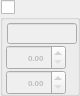
      <widget class="QGroupBox" name="groupBox_gb_check_karetel_1">
       <property name="geometry">
        <rect>
         <x>76</x>
         <y>81</y>
         <width>80</width>
         <height>96</height>
        </rect>
       </property>
       <property name="title">
        <string/>
       </property>
       <property name="checkable">
        <bool>true</bool>
       </property>
       <property name="checked">
        <bool>false</bool>
       </property>
       <widget class="QDoubleSpinBox" name="doubleSpinBox_karetel12">
        <property name="geometry">
         <rect>
          <x>6</x>
          <y>70</y>
          <width>60</width>
          <height>25</height>
         </rect>
        </property>
        <property name="font">
         <font>
          <pointsize>6</pointsize>
          <weight>75</weight>
          <bold>true</bold>
         </font>
        </property>
        <property name="layoutDirection">
         <enum>Qt::LeftToRight</enum>
        </property>
        <property name="autoFillBackground">
         <bool>false</bool>
        </property>
        <property name="alignment">
         <set>Qt::AlignRight|Qt::AlignTrailing|Qt::AlignVCenter</set>
        </property>
        <property name="decimals">
         <number>2</number>
        </property>
        <property name="maximum">
         <double>1000.000000000000000</double>
        </property>
        <property name="singleStep">
         <double>0.100000000000000</double>
        </property>
       </widget>
       <widget class="QDoubleSpinBox" name="doubleSpinBox_karetel11">
        <property name="geometry">
         <rect>
          <x>6</x>
          <y>45</y>
          <width>60</width>
          <height>25</height>
         </rect>
        </property>
        <property name="font">
         <font>
          <pointsize>6</pointsize>
          <weight>75</weight>
          <bold>true</bold>
         </font>
        </property>
        <property name="layoutDirection">
         <enum>Qt::LeftToRight</enum>
        </property>
        <property name="autoFillBackground">
         <bool>false</bool>
        </property>
        <property name="alignment">
         <set>Qt::AlignRight|Qt::AlignTrailing|Qt::AlignVCenter</set>
        </property>
        <property name="decimals">
         <number>2</number>
        </property>
        <property name="maximum">
         <double>1000.000000000000000</double>
        </property>
        <property name="singleStep">
         <double>0.100000000000000</double>
        </property>
       </widget>
       <widget class="QLineEdit" name="lineEdit_mlz_karetel_1">
        <property name="geometry">
         <rect>
          <x>7</x>
          <y>23</y>
          <width>70</width>
          <height>21</height>
         </rect>
        </property>
        <property name="font">
         <font>
          <pointsize>5</pointsize>
          <weight>75</weight>
          <bold>true</bold>
         </font>
        </property>
        <property name="placeholderText">
         <string/>
        </property>
       </widget>
      </widget>
